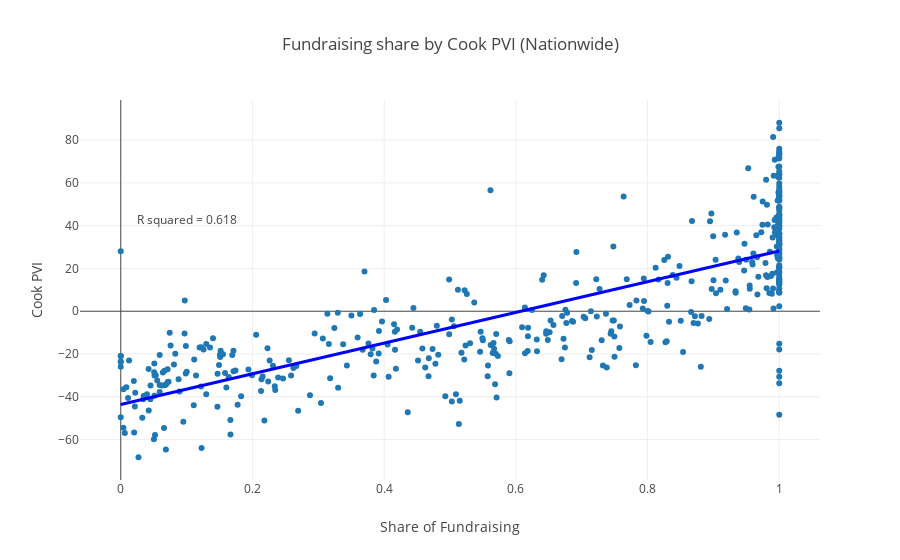

Write notebook code for a chart like this one.
### Code cell
bb.gen_full_pvi_scatter(states)

### Figure 1 — Plotly figure (JSON) as saved in the notebook; plotly's stock layout.template omitted (floating-point values rounded to 4 significant figures; data arrays with more than 128 entries replaced by an {"elided": "..."} marker saying what was removed)
{"data": [{"mode": "markers", "type": "scatter", "uid": "a47ab2d6-c5c5-11e8-a5b4-4a002c68f101", "x": {"elided": "43500 float values"}, "y": {"elided": "435 float values"}}, {"line": {"color": "blue", "width": 3}, "mode": "lines", "type": "scatter", "uid": "a47ab42a-c5c5-11e8-a5b4-4a002c68f101", "x": {"elided": "435 float values"}, "y": {"elided": "435 float values"}}], "layout": {"annotations": [{"showarrow": false, "text": "R squared = 0.618", "x": 0.1, "xref": "x", "y": 43, "yref": "y"}], "showlegend": false, "title": "Fundraising share by Cook PVI (Nationwide)", "xaxis": {"title": "Share of Fundraising"}, "yaxis": {"title": "Cook PVI"}}}
